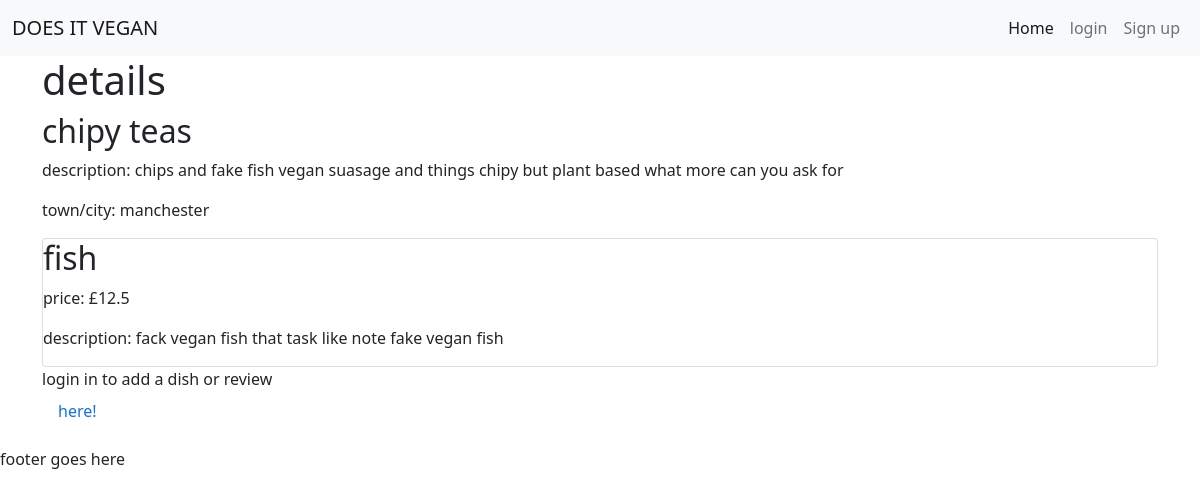
Before: /restaurant_detail/4 with the older database file.
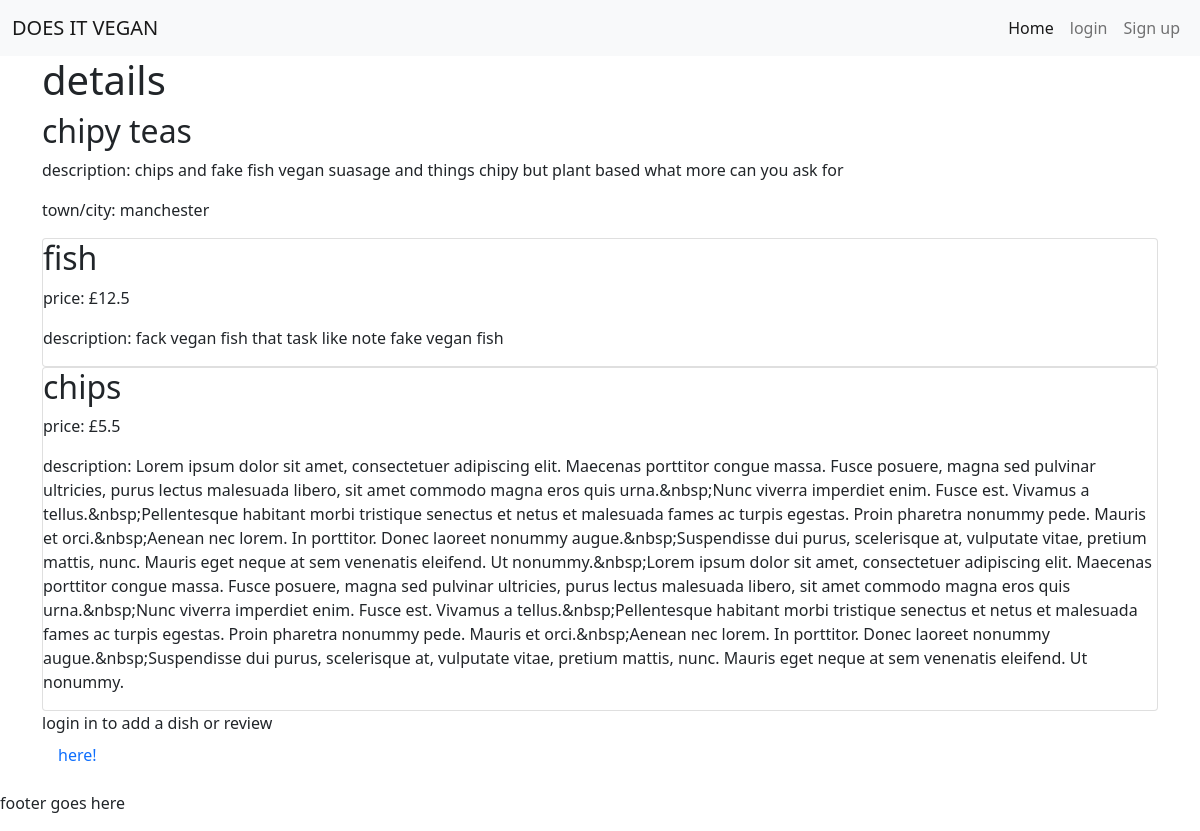
After: the same page with the newer database file.
### web_app/models.py (models this page shows, shortened)
class Dish(models.Model):
    class DishType(models.TextChoices):
        MAIN = 'Main'
        SIDE = 'Side'
        STARTER = 'Starter'
        DESSERT = 'Dessert'
        OTHER = 'Other'
    name = models.CharField(max_length=100, unique=True)
    image = CloudinaryField('image', default='placeholder_dish')
    price = models.FloatField()
    description = models.TextField()
    created_on = models.DateTimeField(auto_now_add=True)
    restaurant = models.ForeignKey(
        Restaurant, on_delete=models.CASCADE,
        related_name='dish', null=True
        )
    type = models.CharField(
        max_length=100, unique=False,
        choices=DishType.choices,
        default=DishType.MAIN,
        )

### web_app/views.py (the view)
# urls.py: path('restaurant_detail/<int:pk>', views.RestaurantDetailView.as_view(), name='restaurant_detail'),
class RestaurantDetailView(DetailView):
    model = Restaurant
    template_name = 'restaurant_detail.html'
    def get_context_data(self, **kwargs):
        context = super().get_context_data(**kwargs)
        context['dish'] = Dish.objects.all()
        return context

### templates/restaurant_detail.html
{% extends "base.html" %}
{% block content %}
<div class="container">
    <div class="row">
        <h1>details</h1>
        <h2>{{restaurant.name|striptags}}</h2>
        <p>description: {{restaurant.description|striptags}}</p>
        <p>town/city: {{restaurant.townCity|striptags}}</p>
        {% for dish in dish %}
            {% if dish.restaurant.id == restaurant.id%}
                <div class="col">
                    <div class="card">
                      <h2>{{dish.name|striptags}}</h2>
                      <p>price: £{{dish.price|striptags}}</p>
                      <p>description: {{dish.description|striptags}}</p>
                </div>
            {% endif %}
        {% endfor %}
        {% if user.is_authenticated %}
        <a href="{% url 'add_dish' restaurant.pk %}"><button type="button" class="btn btn-primary">add dish</button></a>
        {% else %}
        <p>login in to add a dish or review <a class="nav-link" href="{% url 'login' %}">here!</a></p>
        {%endif%}
        </div>
    </div>
{% endblock %}

Changed rows visible on the page:
added Dish: name "chips", price "5.5", description "Lorem ipsum dolor sit amet, consectetuer adipiscing elit. Maecenas porttitor congue massa. Fusce posuere, magna sed pulvinar ultricies, purus lectus malesuada libero, sit amet commodo magna eros quis urna.&nbsp;Nunc viverra imperdiet enim. Fusce est. Vivamus a tellus.&nbsp;Pellentesque habitant morbi tristique senectus et netus et malesuada fames ac turpis egestas. Proin pharetra nonummy pede. Mauris et orci.&nbsp;Aenean nec lorem. In porttitor. Donec laoreet nonummy augue.&nbsp;Suspendisse dui purus, scelerisque at, vulputate vitae, pretium mattis, nunc. Mauris eget neque at sem venenatis eleifend. Ut nonummy.&nbsp;Lorem ipsum dolor sit amet, consectetuer adipiscing elit. Maecenas…"
